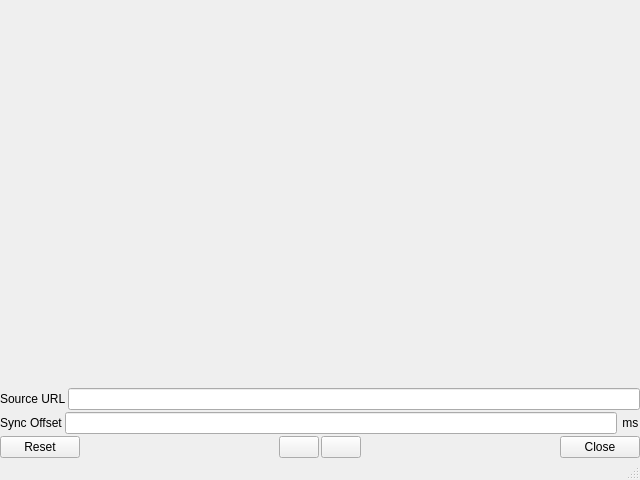
<?xml version="1.0" encoding="UTF-8"?>
<ui version="4.0">
 <author>Jim</author>
 <class>OBSBasic</class>
 <widget class="QMainWindow" name="OBSBasic">
  <property name="geometry">
   <rect>
    <x>0</x>
    <y>0</y>
    <width>640</width>
    <height>480</height>
   </rect>
  </property>
  <property name="sizePolicy">
   <sizepolicy hsizetype="Minimum" vsizetype="Minimum">
    <horstretch>0</horstretch>
    <verstretch>0</verstretch>
   </sizepolicy>
  </property>
  <property name="minimumSize">
   <size>
    <width>0</width>
    <height>0</height>
   </size>
  </property>
  <property name="windowTitle">
   <string>WCL Virtual Camera</string>
  </property>
  <property name="styleSheet">
   <string notr="true"/>
  </property>
  <widget class="QWidget" name="centralwidget">
   <layout class="QVBoxLayout" name="verticalLayout">
    <property name="spacing">
     <number>0</number>
    </property>
    <property name="leftMargin">
     <number>0</number>
    </property>
    <property name="topMargin">
     <number>0</number>
    </property>
    <property name="rightMargin">
     <number>0</number>
    </property>
    <property name="bottomMargin">
     <number>0</number>
    </property>
    <item>
     <widget class="OBSBasicPreview" name="preview" native="true">
      <property name="sizePolicy">
       <sizepolicy hsizetype="Expanding" vsizetype="Expanding">
	<horstretch>0</horstretch>
	 <verstretch>0</verstretch>
	</sizepolicy>
      </property>
      <property name="minimumSize">
       <size>
	<width>32</width>
	<height>32</height>
       </size>
      </property>
      <property name="focusPolicy">
       <enum>Qt::ClickFocus</enum>
      </property>
     </widget>
    </item>
    <item>
     <layout class="QVBoxLayout" name="previewTextLayout">
      <property name="spacing">
       <number>2</number>
      </property>
      <item>
       <layout class="QHBoxLayout" name="horizontalLayout_2">
	<item>
	 <widget class="QLabel" name="sourceUrlLabel">
	  <property name="text">
	   <string>Source URL</string>
	  </property>
	 </widget>
	</item>
	<item>
	 <widget class="QLineEdit" name="sourceUrl"></widget>
	</item>
       </layout>
      </item>
      <item>
       <layout class="QHBoxLayout" name="horizontalLayout_3">
	<item>
	 <widget class="QLabel" name="sourceUrlLabel">
	  <property name="text">
	   <string>Sync Offset</string>
	  </property>
	 </widget>
	</item>
	<item>
	 <widget class="QLineEdit" name="syncOffset"></widget>
	</item>
	<item>
	 <widget class="QLabel" name="offsetUnit">
	  <property name="text">
	   <string> ms</string>
	  </property>
	 </widget>
	</item>
	<item>
	 <spacer name="inputGroupSpacer_1">
	  <property name="sizePolicy">
	   <sizepolicy hsizetype="Maximum" vsizetype="Fixed">
	    <horstretch>0</horstretch>
	    <verstretch>0</verstretch>
	   </sizepolicy>
	  </property>
	 </spacer>
	</item>
       </layout>
      </item>
      <item>
       <layout class="QHBoxLayout" name="buttonGroupLayout">
	<item>
	 <widget class="QPushButton" name="resetButton">
	  <property name="enabled">
	   <bool>true</bool>
	  </property>
	  <property name="text">
	   <string>Reset</string>
	  </property>
	 </widget>
	</item>
	<item>
         <spacer name="buttonGroupSpacer_1">
	  <property name="orientation">
	   <enum>Qt::Horizontal</enum>
	  </property>
	  <property name="sizeHint" stdset="0">
	   <size>
	    <width>400</width>
	    <height>0</height>
	   </size>
	  </property>
	 </spacer>
	</item>
	<item>
	 <widget class="QPushButton" name="cameraActionButton">
	  <property name="sizePolicy">
	   <sizepolicy hsizetype="Minimum" vsizetype="Fixed">
	    <horstretch>0</horstretch>
	    <verstretch>0</verstretch>
	   </sizepolicy>
	  </property>
	  <property name="icon">
	   <iconset resource="obs.qrc">
	    <normaloff>:/res/images/video.svg</normaloff>:/res/images/video.svg
	   </iconset>
	  </property>
	  <property name="enabled">
	   <bool>true</bool>
	  </property>
	  <property name="checkable">
	   <bool>true</bool>
	  </property>
	  <property name="visible">
	   <bool>true</bool>
	  </property>
	  <property name="checked">
	   <bool>false</bool>
	  </property>
	 </widget>
	</item>
	<item>
	 <widget class="QPushButton" name="audioActionButton">
	  <property name="sizePolicy">
	   <sizepolicy hsizetype="Minimum" vsizetype="Fixed">
	    <horstretch>0</horstretch>
	    <verstretch>0</verstretch>
	   </sizepolicy>
	  </property>
	  <property name="icon">
	   <iconset resource="obs.qrc">
	    <normaloff>:/settings/images/settings/audio.svg</normaloff>:/settings/images/settings/audio.svg
	   </iconset>
	  </property>
	  <property name="enabled">
	   <bool>true</bool>
	  </property>
	  <property name="checkable">
	   <bool>true</bool>
	  </property>
	  <property name="visible">
	   <bool>true</bool>
	  </property>
	  <property name="checked">
	   <bool>false</bool>
	  </property>
	 </widget>
        </item>
	 <item>
	 <spacer name="buttonGroupSpacer_2">
	  <property name="orientation">
	   <enum>Qt::Horizontal</enum>
	  </property>
	  <property name="sizeHint" stdset="0">
	   <size>
	    <width>400</width>
	    <height>0</height>
	   </size>
	  </property>
	 </spacer>
	</item>
	<item>
	 <widget class="QPushButton" name="closeButton">
	  <property name="enabled">
	   <bool>true</bool>
	  </property>
	  <property name="text">
	   <string>Close</string>
	  </property>
	 </widget>
	</item>
       </layout>
      </item>
     </layout>
    </item>
   </layout>
  </widget>
  <widget class="OBSBasicStatusBar" name="statusbar"/>
  <action name="actionStartOutput"/>
  <action name="actionStopOutput"/>
  <action name="actionToggleMacOutput"/>
 </widget>
 <customwidgets>
  <customwidget>
   <class>OBSBasicPreview</class>
   <extends>QWidget</extends>
   <header>window-basic-preview.hpp</header>
   <container>1</container>
  </customwidget>
  <customwidget>
   <class>OBSBasicStatusBar</class>
   <extends>QStatusBar</extends>
   <header>window-basic-status-bar.hpp</header>
  </customwidget>
 </customwidgets>
 <resources>
  <include location="obs.qrc"/>
 </resources>
 <connections>
  <connection>
   <sender>closeButton</sender>
   <signal>clicked()</signal>
   <receiver>OBSBasic</receiver>
   <slot>close()</slot>
   <hints>
    <hint type="sourcelabel">
     <x>558</x>
     <y>356</y>
    </hint>
    <hint type="destinationlabel">
     <x>512</x>
     <y>-10</y>
    </hint>
   </hints>
  </connection>
  
 </connections>
</ui>
